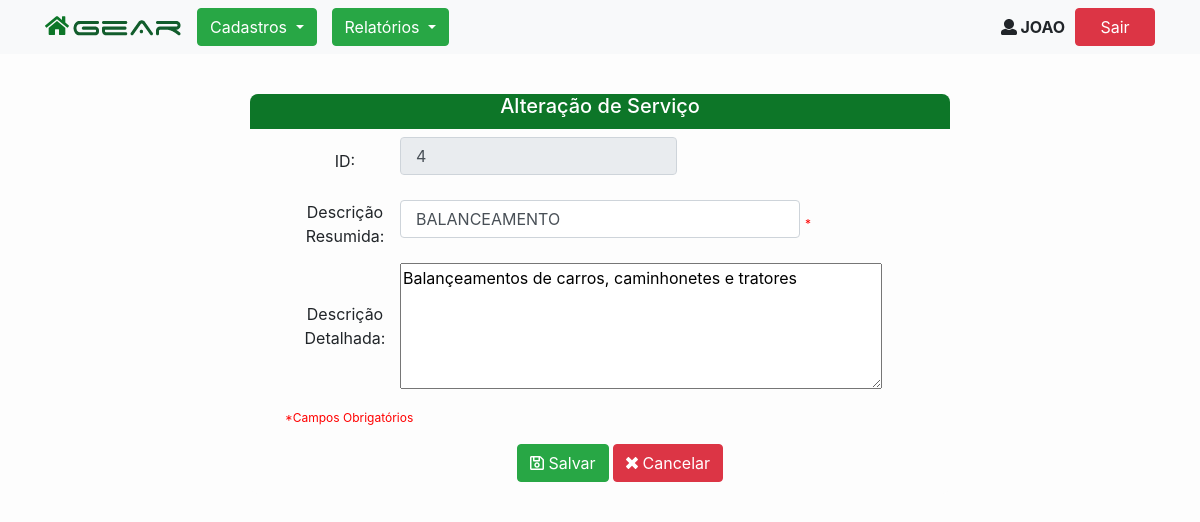
/servico-form-alteracao.php?id=4 (signed in), run on an earlier commit of the app's database.
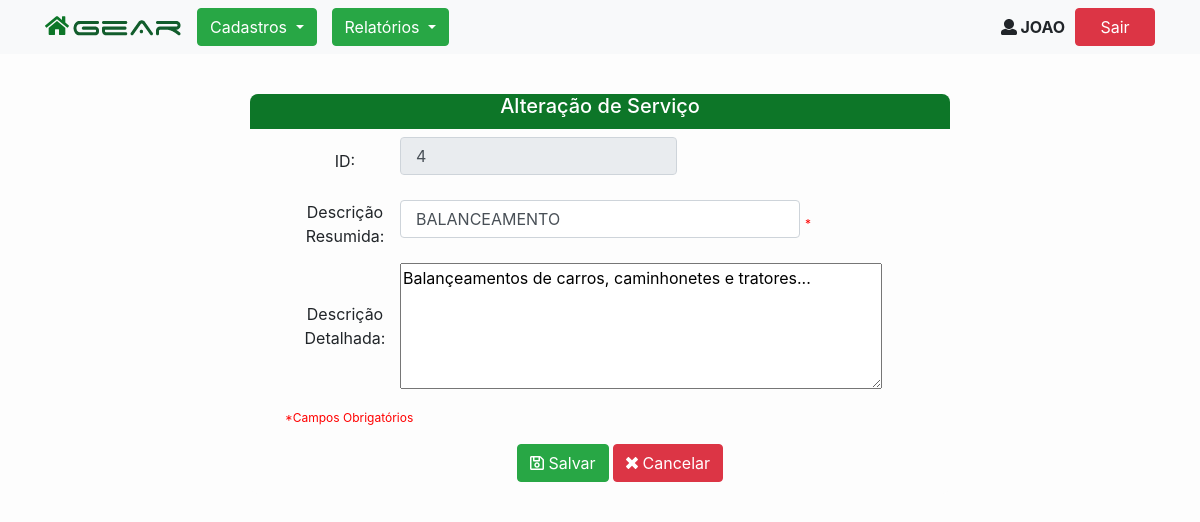
And on a later commit of the database.
### tables this page shows
CREATE TABLE `tb_servico` (
  `id` int(11) NOT NULL AUTO_INCREMENT,
  `descricao_resumida` varchar(25) NOT NULL,
  `descricao_detalhada` varchar(250) DEFAULT NULL,
  `cnpj_empresa` varchar(14) NOT NULL,
  PRIMARY KEY (`id`)
);

### ServicoBO.php (called while the page is built, shortened)
<?php
require_once 'Servico.php';
class ServicoBO {
    public static function findById($id){
        $cnpj = $_SESSION['login']['cnpj_empresa'];
        $sql = "SELECT id, descricao_resumida, descricao_detalhada, cnpj_empresa FROM tb_servico WHERE id = :id AND cnpj_empresa = :cnpj_empresa ORDER BY descricao_resumida";
        $DB = db_connect();
        $stmt = $DB->prepare($sql);
        $stmt->bindParam(':id', $id);
        $stmt->bindParam(':cnpj_empresa', $cnpj);
        $stmt->execute();
        $servicos=$stmt->fetchAll(PDO::FETCH_CLASS, 'Servico');
        return $servicos[0];
    }
}

### Servico.php (called while the page is built, shortened)
<?php
class Servico
{
    private $id;
    private $descricao_resumida;
    private $descricao_detalhada;
    public function getId()
    {
        return $this->id;
    }
    public function getDescricaoResumida()
    {
        return $this->descricao_resumida;
    }
    public function getDescricaoDetalhada()
    {
        return $this->descricao_detalhada;
    }
}

### servico-form-alteracao.php (the view)
<?php
	include('header-form.php');
	require('ServicoBO.php');
	$id=$_GET['id'];
	$servico= ServicoBO::findById($id);
?>
<div class="containerprincipal">
	<h5>Alteração de Serviço</h5>
	<form method="post" class="form-inline" role="form" action="servico-acao-alterar" id="form-servico">
		<div class="containerg">
			<fieldset>
				<div class="form-group">
					<label for="id">ID:</label>
					<input   required maxlength="5" type="text" class="form-control" name="id" id="id" readonly="readonly"  value="<?= $servico->getId()?>" />
				</div>
				<div class="form-group">
					<label for="servico">Descrição Resumida:</label>
					<input type="text" name="cservico" id="servico" class="form-control"  required maxlength="25" value="<?= $servico->getDescricaoResumida()?>" />
					<span class="error">
						*
					</span>
				</div>
				<div class="form-group">
					<label for="descricao">Descrição Detalhada:</label>
					<textarea name="tdesc" id="cdesc" cols="45" rows="5" maxlength="250"><?= $servico->getDescricaoDetalhada()?></textarea>
				</div>
			</fieldset>
		</div>
	<p>
			<span class="error">
				<font>
					*Campos Obrigatórios
				</font>
			</span>
		</p>
		<div class="containerb centralizar">
			<fieldset>
				<button type="submit" class="btn btn-success" id="btn-salvar">
					<span>
						<i class="far fa-save"></i> Salvar
					</span>
				</button>
				<button type="button" class="btn btn-danger" id="btn-cancelar" onclick="cancelar('servico-lista')">
					<span>
						<i class="fas fa-times"></i> Cancelar
					</span>
				</button>
			</fieldset>
		</div>
	</form>
</div>
	<?php include('footer.php')?>

What changed in the data, as far as the page shows it:
changed tb_servico "BALANCEAMENTO": tdesc "Balançeamentos de carros, caminhonetes e tratores" → "Balançeamentos de carros, caminhonetes e tratores..."
